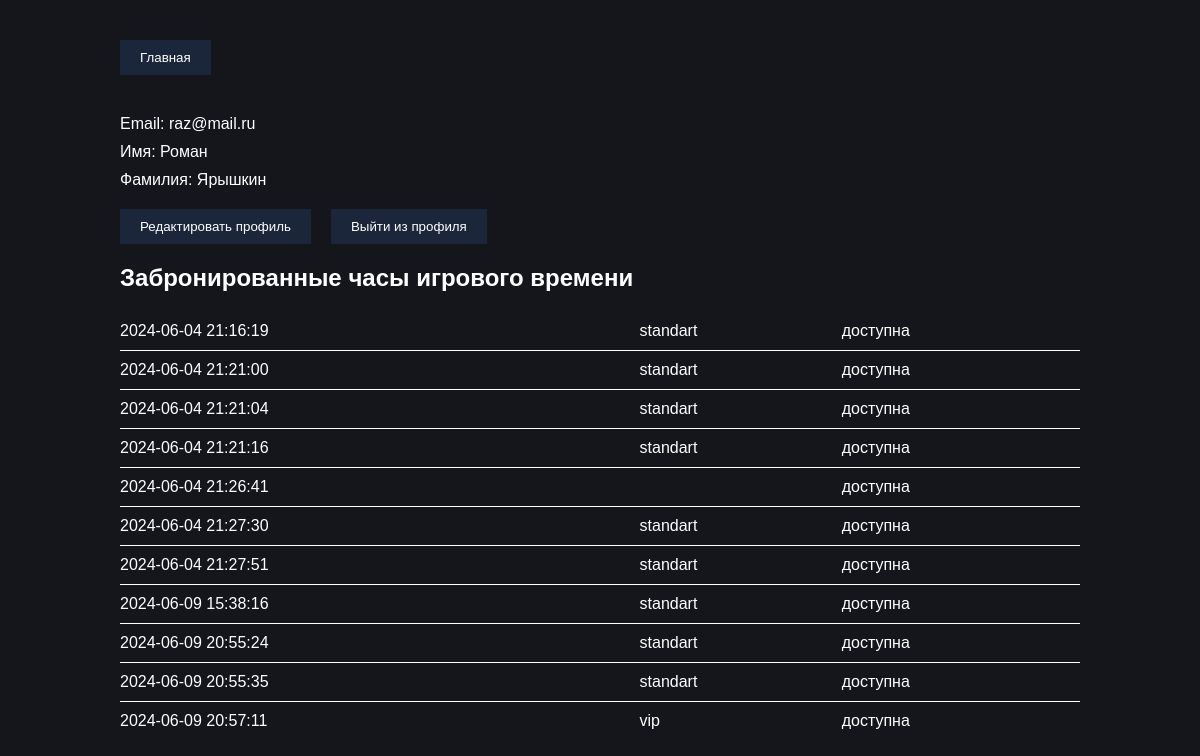
/scripts/lk1.php (signed in), run on the app's committed database.
### tables this page shows
CREATE TABLE `user` (
  `id` int NOT NULL,
  `email` varchar(55) NOT NULL,
  `password` varchar(150) NOT NULL,
  `role` enum('user','admin') DEFAULT 'user',
  `Name` varchar(20) DEFAULT 'Не указано',
  `surname` varchar(55) DEFAULT 'Не указано'
);

CREATE TABLE `tariffs` (
  `id` int NOT NULL,
  `user_id` int DEFAULT NULL,
  `name_tariff` varchar(255) DEFAULT NULL,
  `name_tar` varchar(255) DEFAULT NULL,
  `time` timestamp NULL DEFAULT CURRENT_TIMESTAMP,
  `use_not` enum('доступна','использован') DEFAULT 'доступна',
  `booked_at` datetime NOT NULL DEFAULT CURRENT_TIMESTAMP
);

### scripts/lk1.php (the view, shortened to what this page needs)
<?php
$servername = "localhost";
$username = "root";
$password = "";
$dbname = "user_club";
$conn = new mysqli($servername, $username, $password, $dbname);
$isAuthenticated = isset($_SESSION['id']) && isset($_SESSION['role']);
$user_id = $isAuthenticated ? $_SESSION['id'] : null;
if ($isAuthenticated) {
    $sql = "SELECT time, name_tariff, use_not FROM tariffs WHERE user_id = ?";
    $stmt = $conn->prepare($sql);
    $stmt->bind_param("i", $user_id);
    $stmt->execute();
    $result = $stmt->get_result();}
?>
<?php
require("connect.php");
$id = $_SESSION['id'];
$select_sql = "SELECT * FROM `user` WHERE `id` = " . $id;
$res = $mysqli->query($select_sql);
if ($res) {
    $row = $res->fetch_array();
    $Name = $row['Name'];
    $surname = $row['surname'];
    $email = $row['email'];
} else {
    die("Ошибка получения пользователя с ID = $id");
}
?>
<!DOCTYPE html>
<html lang="ru">
<head>
</head>
<body>
    <div class="container">
        <div class="header">
            <button onclick="window.location.href='../index.php'">Главная</button>
        </div>
        <div class="profile-info">
            <div>Email: <?php echo "{$email}"; ?></div>
            <div>Имя: <?php echo "{$Name}"; ?></div>
            <div>Фамилия: <?php echo "{$surname}"; ?></div>
        </div>
        <div class="actions">
            <button onclick="toggleEditForm()">Редактировать профиль</button>
            <button onclick="logout()">Выйти из профиля</button>
        </div>
        <div class="game-time">
            <h2>Забронированные часы игрового времени</h2>
            <table>
        <?php
        while ($row = $result->fetch_assoc()) {
            ?>
            <tr>
                <td><?php echo $row['time']; ?></td>
                <td><?php echo $row['name_tariff']; ?></td>
                <td><?php echo $row['use_not']; ?></td>
            </tr>
        <?php
        }
        ?>
    </table>
        </div>
    </div>
</body>
</html>

### scripts/lk1.php (style rules this page uses)
body { font-family: Arial, sans-serif; background-color: #14161C; color: #FFFFFF; margin: 0; padding: 0; }
.container { width: 80%; margin: 0 auto; padding: 20px; }
.header { display: flex; justify-content: space-between; align-items: center; padding: 20px 0; }
.header button { padding: 10px 20px; background-color: #1B263B; border: none; color: #FFFFFF; cursor: pointer; }
.profile-info, .edit-form { margin: 20px 0; }
.profile-info div, .edit-form div { margin-bottom: 10px; }
.actions { display: flex; gap: 20px; margin: 20px 0; }
.actions button { padding: 10px 20px; background-color: #1B263B; border: none; color: #FFFFFF; cursor: pointer; }
.game-time { margin: 20px 0; }
.game-time table { width: 100%; border-collapse: collapse; }
.game-time table tr { border-bottom: 1px solid #FFFFFF; }
.game-time table tr:last-child { border-bottom: none; }
.game-time table td { padding: 10px 0; }

### data on the page
user: email "raz@mail.ru", Name "Роман", surname "Ярышкин"
tariffs: time "2024-06-04 21:16:19", name_tariff "standart", use_not "доступна"
tariffs: time "2024-06-04 21:21:00", name_tariff "standart", use_not "доступна"
tariffs: time "2024-06-04 21:21:04", name_tariff "standart", use_not "доступна"
tariffs: time "2024-06-04 21:21:16", name_tariff "standart", use_not "доступна"
tariffs: time "2024-06-04 21:26:41", use_not "доступна"
tariffs: time "2024-06-04 21:27:30", name_tariff "standart", use_not "доступна"
tariffs: time "2024-06-04 21:27:51", name_tariff "standart", use_not "доступна"
tariffs: time "2024-06-09 15:38:16", name_tariff "standart", use_not "доступна"
tariffs: time "2024-06-09 20:55:24", name_tariff "standart", use_not "доступна"
tariffs: time "2024-06-09 20:55:35", name_tariff "standart", use_not "доступна"
tariffs: time "2024-06-09 20:57:11", name_tariff "vip", use_not "доступна"
